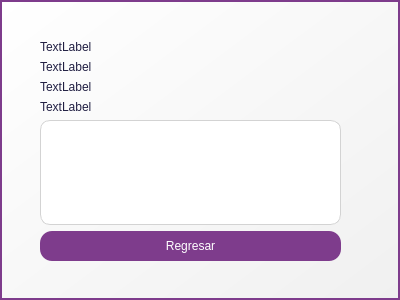
<?xml version="1.0" encoding="UTF-8"?>
<ui version="4.0">
 <class>InfoLugarDialog</class>
 <widget class="QDialog" name="InfoLugarDialog">
  <property name="geometry">
   <rect>
    <x>0</x>
    <y>0</y>
    <width>400</width>
    <height>300</height>
   </rect>
  </property>
  <property name="windowTitle">
   <string>Dialog</string>
  </property>
  <property name="styleSheet">
   <string notr="true">        QDialog {
            background-color: qlineargradient(spread:pad, x1:0, y1:0, x2:1, y2:1, stop:0 #ffffff, stop:1 #f0f0f0);
            border: 2px solid #7e3c8c;
        }</string>
  </property>
  <widget class="QWidget" name="verticalLayoutWidget">
   <property name="geometry">
    <rect>
     <x>40</x>
     <y>40</y>
     <width>301</width>
     <height>221</height>
    </rect>
   </property>
   <layout class="QVBoxLayout" name="verticalLayout">
    <item>
     <widget class="QLabel" name="lblNombre">
      <property name="styleSheet">
       <string notr="true">       QLabel {
            font: 14px 'Courier New';
            color: #211f43;
        }</string>
      </property>
      <property name="text">
       <string>TextLabel</string>
      </property>
     </widget>
    </item>
    <item>
     <widget class="QLabel" name="lblBloque">
      <property name="styleSheet">
       <string notr="true">       QLabel {
            font: 14px 'Courier New';
            color: #211f43;
        }</string>
      </property>
      <property name="text">
       <string>TextLabel</string>
      </property>
     </widget>
    </item>
    <item>
     <widget class="QLabel" name="lblPiso">
      <property name="styleSheet">
       <string notr="true">       QLabel {
            font: 14px 'Courier New';
            color: #211f43;
        }</string>
      </property>
      <property name="text">
       <string>TextLabel</string>
      </property>
     </widget>
    </item>
    <item>
     <widget class="QLabel" name="lblCorreo">
      <property name="styleSheet">
       <string notr="true">       QLabel {
            font: 14px 'Courier New';
            color: #211f43;
        }</string>
      </property>
      <property name="text">
       <string>TextLabel</string>
      </property>
     </widget>
    </item>
    <item>
     <widget class="QTextEdit" name="txtDescripcion">
      <property name="styleSheet">
       <string notr="true">        QTextEdit {
            background-color: #ffffff;
            border: 1px solid #d3d3d3;
            border-radius: 10px;
            padding: 6px;
            font: 14px 'Courier New';
            color: #333333;
        }</string>
      </property>
     </widget>
    </item>
    <item>
     <widget class="QPushButton" name="btnCerrar">
      <property name="styleSheet">
       <string notr="true">        QPushButton {
            font: 14px 'Courier New';
            background-color: #7e3c8c;
            color: white;
            padding: 8px 20px;
            border-radius: 12px;
            border: none;
        }</string>
      </property>
      <property name="text">
       <string>Regresar</string>
      </property>
     </widget>
    </item>
   </layout>
  </widget>
 </widget>
 <resources/>
 <connections/>
</ui>
